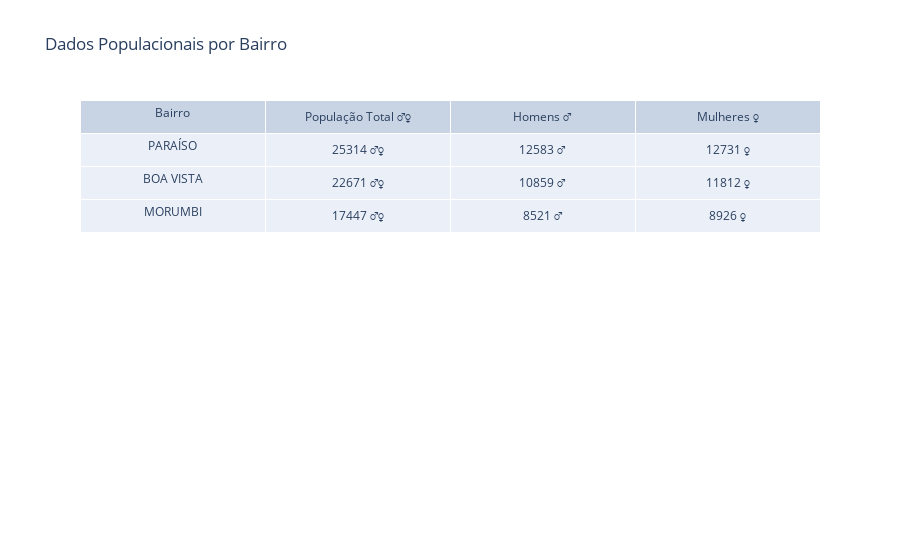

The notebook cell this image was saved under:
### Code cell
import plotly.graph_objects as go

# Dados de exemplo para a tabela
dados_bairros = {
    'PARAÍSO': {'População Total': 25314, 'Homens': 12583, 'Mulheres': 12731},
    'BOA VISTA': {'População Total': 22671, 'Homens': 10859, 'Mulheres': 11812},
    'MORUMBI': {'População Total': 17447, 'Homens': 8521, 'Mulheres': 8926},
    # Adicione mais bairros conforme necessário
}

# Criar a tabela interativa
fig = go.Figure(data=[go.Table(
    header=dict(values=['Bairro', 'População Total &#9794;&#9792;', 'Homens &#9794;', 'Mulheres &#9792;']),
    cells=dict(values=[
        [bairro for bairro in dados_bairros.keys()],
        [f"{dados['População Total']} &#9794;&#9792;" for dados in dados_bairros.values()],
        [f"{dados['Homens']} &#9794;" for dados in dados_bairros.values()],
        [f"{dados['Mulheres']} &#9792;" for dados in dados_bairros.values()]
    ])
)])

# Adicionar título
fig.update_layout(title='Dados Populacionais por Bairro')

# Exibir a tabela interativa
fig.show()

### Figure 1 — Plotly figure (JSON) as saved in the notebook; plotly's stock layout.template omitted (floating-point values rounded to 4 significant figures)
{"data": [{"cells": {"values": [["PARAÍSO", "BOA VISTA", "MORUMBI"], ["25314 &#9794;&#9792;", "22671 &#9794;&#9792;", "17447 &#9794;&#9792;"], ["12583 &#9794;", "10859 &#9794;", "8521 &#9794;"], ["12731 &#9792;", "11812 &#9792;", "8926 &#9792;"]]}, "header": {"values": ["Bairro", "População Total &#9794;&#9792;", "Homens &#9794;", "Mulheres &#9792;"]}, "type": "table"}], "layout": {"title": {"text": "Dados Populacionais por Bairro"}}}
